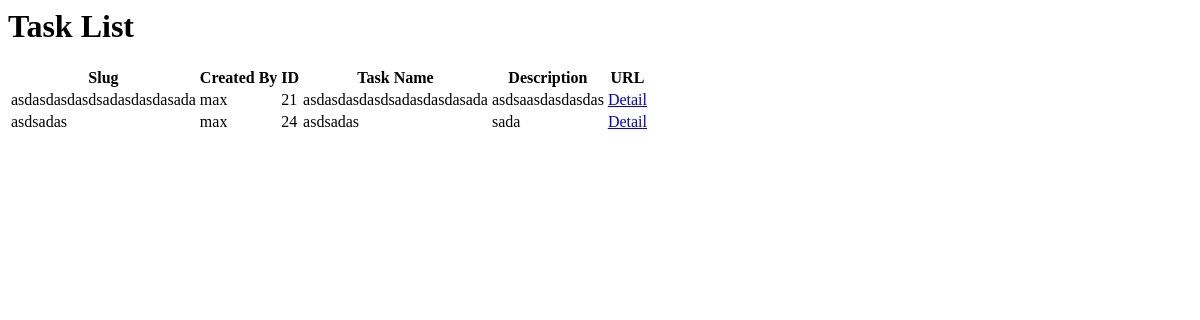
Page /tasks/tasklist/ (signed in) on the earlier database version.
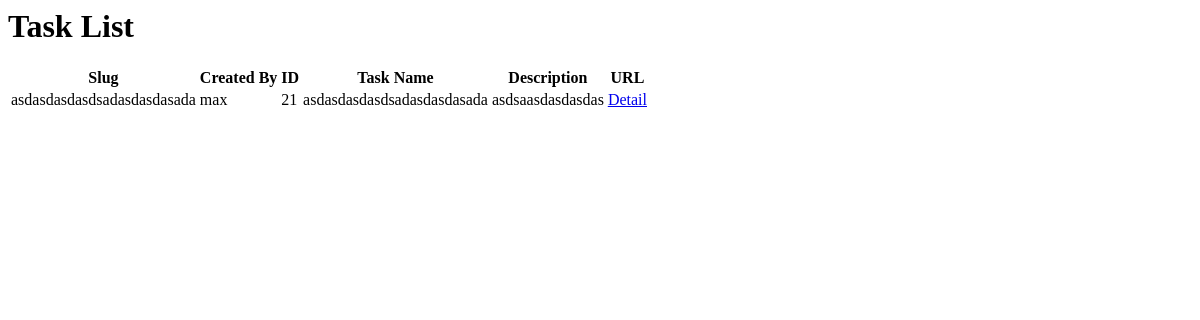
Same page on the later database version.
### tasks/models.py (models this page shows, shortened)
class Task(models.Model):
    created_by = models.ForeignKey(User)
    created_at = models.DateTimeField(auto_now_add=True)
    name = models.CharField(max_length=50)
    description = models.TextField(blank=True)
    id = models.AutoField(primary_key=True)
    slug = models.SlugField(max_length=250, unique=True)
    class Me:
        ordering = ["created_at"]

### tasks/views.py (the view)
class TaskListView(generic.ListView):
    template_name = "includes/task_list.html"
    context_object_name = "task_list"
    def get_queryset(self):
        return task_for_user(self.request.user)

### tasks/views.py (called while the page is built)
def task_for_user(user):
    return Task.objects.filter(created_by=user)

### templates/includes/task_list.html
<div class="container">
    <header>
        <h1>Task List</h1>
    </header>
    <table>
        <tr>
            <th class="text-center">Slug</th>
            <th class="text-center">Created By</th>
            <th class="text-center">ID</th>
            <th class="text-center">Task Name</th>
            <th class="text-center">Description</th>
            <th class="text-center">URL</th>
        </tr>
    {% for task in task_list %}
        <tr>
            <td>{{ task.slug }}</td>
            <td>{{ task.created_by }}</td>
            <td>{{ task.id }}</td>
            <td>{{ task.name }}</td>
            <td>{{ task.description }}</td>
            <td><a href="{% url 'task_detail' slug=task.slug %}"><u>Detail</u></a></td>
        </tr>
    {% endfor %}
    </table>
</div>

Differences in the rows shown:
removed Task: slug "asdsadas", created_by "max", id "24", name "asdsadas", description "sada"
